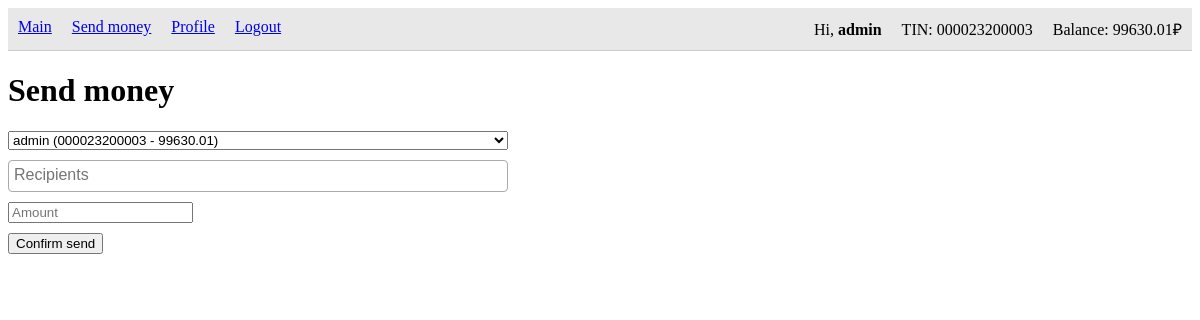
The app's page /send/ (signed in), older data.
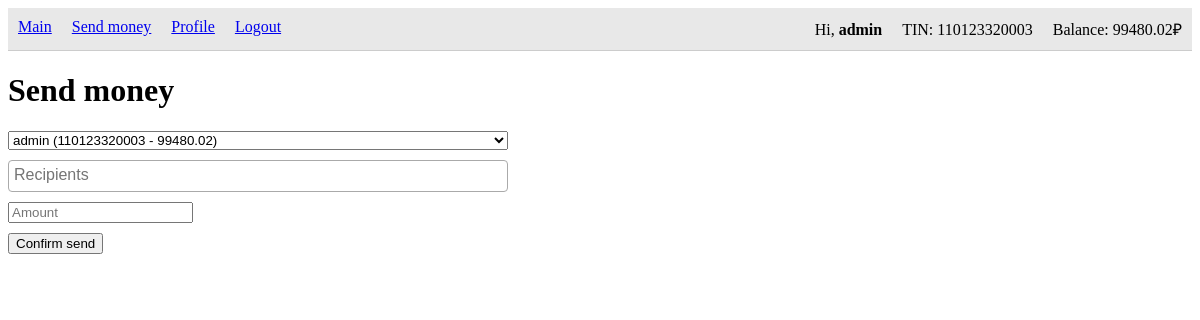
The same page, newer data.
### app_users/models.py (models this page shows, shortened)
class CustomUser(AbstractUser):
    tin = models.CharField(unique=True, max_length=12, verbose_name='TIN')
    balance = models.DecimalField(max_digits=12, decimal_places=2, verbose_name='Balance', default=0)

### app_users/views.py (the view)
# urls.py: path('send/', MoneySendView.as_view(), name='send_money_url'),
class MoneySendView(LoginRequiredMixin, View):
    http_method_names = ['get', 'post']
    def post(self, request):
        if request.user.is_staff:
            sender_tin = request.POST['sender']
            sender = CustomUser.objects.filter(tin=sender_tin).first()
        else:
            sender = request.user
        amount = request.POST['sum']  # проверка на число реализована в input pattern
        recipients = request.POST.getlist('recipients')
        cashflow = sending_calc(sender=sender, amount=amount, recipients=recipients)
        return render(request, 'success.html', context={'content': cashflow})
    def get(self, request):
        if request.user.is_staff:
            senders = CustomUser.objects.all()
            recipients = CustomUser.objects.all().exclude(id__exact=request.user.id)
            return render(request, 'send.html', context={'recipients_list': recipients, 'senders_list': senders})
        else:
            recipients = CustomUser.objects.filter(is_staff=False).exclude(id__exact=request.user.id)
            return render(request, 'send.html', context={'recipients_list': recipients})

### templates/send.html (shortened to what this page needs)
{% extends 'base.html' %}
{% block h1 %}Send money{% endblock %}
{% block content %}
    <form action="." method="post">{% csrf_token %}
        {% if user.is_staff %}
            <div>
                <label for="senders">
                    <select name="sender" class="js-example-basic">
                        {% for sender in senders_list %}
                            <option value="{{ sender.tin }}">{{ sender.username }} ({{ sender.tin }} - {{ sender.balance }})</option>
                        {% endfor %}
                    </select>
                </label>
            </div>
        {% endif %}
        <div>
            <label for="recipients">
            </label>
        </div>
        <div>
            <label for="sum">
                <input type="text" name="sum" placeholder="Amount" pattern="\d+(\.\d{2})?">
            </label>
        </div>
        <div><button type="submit">Confirm send</button></div>
    </form>
{% endblock %}

### templates/base.html (shortened to what this page needs)
{% load static %}
<!DOCTYPE html>
<html lang="en">
<head>
    <link rel="stylesheet" href="{% static 'css/style.css' %}">
    <link href="https://cdn.jsdelivr.net/npm/select2@4.1.0-rc.0/dist/css/select2.min.css" rel="stylesheet" />
</head>
<body>
{% if user.is_authenticated %}
    <nav>
        <ul style="float: left;">
            <li><a href="{% url 'main_url' %}">Main</a></li>
            <li><a href="{% url 'send_money_url' %}">Send money</a></li>
            <li><a href="{% url 'user_profile_url' %}">Profile</a></li>
            <li><a href="{% url 'user_logout_url' %}">Logout</a></li>
        </ul>
        <ul style="float: right;">
            <li>Hi, <strong>{{ user.username }}</strong></li>
            <li>TIN: {{ user.tin }}</li>
            <li>Balance: {{ user.balance }}₽</li>
        </ul>
    </nav>
{% endif %}
    <h1>{% block h1 %}{% endblock %}</h1>
{% block content %}
{% endblock %}
</body>
</html>

Row changes from the older to the newer data that the page shows:
changed CustomUser "admin": tin "000023200003" → "110123320003"; balance "99630.01" → "99480.02"
Text that changed along with them:
form field sender: "admin (000023200003 - 99630.01)" → "admin (110123320003 - 99480.02)"
